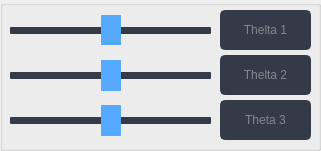
   <widget class="QGroupBox" name="groupBox_2">
    <property name="geometry">
     <rect>
      <x>10</x>
      <y>540</y>
      <width>321</width>
      <height>151</height>
     </rect>
    </property>
    <property name="font">
     <font>
      <family>Segoe UI</family>
     </font>
    </property>
    <property name="styleSheet">
     <string notr="true">QGroupBox{border:2px solid gray;border-radius:5px;margin-top: 1ex;color: ;background-color: transparent;} QGroupBox::title{subcontrol-origin: margin;subcontrol-position:top left;padding:0 3px;}
color: rgb(0, 0, 0);
font: 12pt &quot;Segoe UI&quot;;</string>
    </property>
    <property name="title">
     <string/>
    </property>
    <widget class="QLineEdit" name="the1_set">
     <property name="geometry">
      <rect>
       <x>220</x>
       <y>10</y>
       <width>91</width>
       <height>40</height>
      </rect>
     </property>
     <property name="minimumSize">
      <size>
       <width>0</width>
       <height>30</height>
      </size>
     </property>
     <property name="palette">
      <palette>
       <active>
        <colorrole role="WindowText">
         <brush brushstyle="SolidPattern">
          <color alpha="255">
           <red>210</red>
           <green>210</green>
           <blue>210</blue>
          </color>
         </brush>
        </colorrole>
        <colorrole role="Button">
         <brush brushstyle="SolidPattern">
          <color alpha="255">
           <red>52</red>
           <green>59</green>
           <blue>72</blue>
          </color>
         </brush>
        </colorrole>
        <colorrole role="Text">
         <brush brushstyle="SolidPattern">
          <color alpha="255">
           <red>210</red>
           <green>210</green>
           <blue>210</blue>
          </color>
         </brush>
        </colorrole>
        <colorrole role="ButtonText">
         <brush brushstyle="SolidPattern">
          <color alpha="255">
           <red>210</red>
           <green>210</green>
           <blue>210</blue>
          </color>
         </brush>
        </colorrole>
        <colorrole role="Base">
         <brush brushstyle="SolidPattern">
          <color alpha="255">
           <red>52</red>
           <green>59</green>
           <blue>72</blue>
          </color>
         </brush>
        </colorrole>
        <colorrole role="Window">
         <brush brushstyle="SolidPattern">
          <color alpha="255">
           <red>52</red>
           <green>59</green>
           <blue>72</blue>
          </color>
         </brush>
        </colorrole>
       </active>
       <inactive>
        <colorrole role="WindowText">
         <brush brushstyle="SolidPattern">
          <color alpha="255">
           <red>210</red>
           <green>210</green>
           <blue>210</blue>
          </color>
         </brush>
        </colorrole>
        <colorrole role="Button">
         <brush brushstyle="SolidPattern">
          <color alpha="255">
           <red>52</red>
           <green>59</green>
           <blue>72</blue>
          </color>
         </brush>
        </colorrole>
        <colorrole role="Text">
         <brush brushstyle="SolidPattern">
          <color alpha="255">
           <red>210</red>
           <green>210</green>
           <blue>210</blue>
          </color>
         </brush>
        </colorrole>
        <colorrole role="ButtonText">
         <brush brushstyle="SolidPattern">
          <color alpha="255">
           <red>210</red>
           <green>210</green>
           <blue>210</blue>
          </color>
         </brush>
        </colorrole>
        <colorrole role="Base">
         <brush brushstyle="SolidPattern">
          <color alpha="255">
           <red>52</red>
           <green>59</green>
           <blue>72</blue>
          </color>
         </brush>
        </colorrole>
        <colorrole role="Window">
         <brush brushstyle="SolidPattern">
          <color alpha="255">
           <red>52</red>
           <green>59</green>
           <blue>72</blue>
          </color>
         </brush>
        </colorrole>
       </inactive>
       <disabled>
        <colorrole role="WindowText">
         <brush brushstyle="SolidPattern">
          <color alpha="255">
           <red>210</red>
           <green>210</green>
           <blue>210</blue>
          </color>
         </brush>
        </colorrole>
        <colorrole role="Button">
         <brush brushstyle="SolidPattern">
          <color alpha="255">
           <red>52</red>
           <green>59</green>
           <blue>72</blue>
          </color>
         </brush>
        </colorrole>
        <colorrole role="Text">
         <brush brushstyle="SolidPattern">
          <color alpha="255">
           <red>210</red>
           <green>210</green>
           <blue>210</blue>
          </color>
         </brush>
        </colorrole>
        <colorrole role="ButtonText">
         <brush brushstyle="SolidPattern">
          <color alpha="255">
           <red>210</red>
           <green>210</green>
           <blue>210</blue>
          </color>
         </brush>
        </colorrole>
        <colorrole role="Base">
         <brush brushstyle="SolidPattern">
          <color alpha="255">
           <red>52</red>
           <green>59</green>
           <blue>72</blue>
          </color>
         </brush>
        </colorrole>
        <colorrole role="Window">
         <brush brushstyle="SolidPattern">
          <color alpha="255">
           <red>52</red>
           <green>59</green>
           <blue>72</blue>
          </color>
         </brush>
        </colorrole>
       </disabled>
      </palette>
     </property>
     <property name="font">
      <font>
       <family>Segoe UI</family>
       <pointsize>9</pointsize>
      </font>
     </property>
     <property name="styleSheet">
      <string notr="true">QLineEdit {
	background-color: rgb(52, 59, 72);
	border-radius: 5px;
	border: 2px solid rgb(52, 59, 72);
}
QLineEdit:hover {
	border: 2px solid rgb(64, 71, 88);
	background-color:rgb(27, 29, 35);
}
QLineEdit:focus {
	border: 2px solid rgb(91, 101, 124);
}</string>
     </property>
     <property name="text">
      <string/>
     </property>
     <property name="alignment">
      <set>Qt::AlignCenter</set>
     </property>
     <property name="readOnly">
      <bool>false</bool>
     </property>
     <property name="placeholderText">
      <string>Thelta 1</string>
     </property>
    </widget>
    <widget class="QLineEdit" name="the2_set">
     <property name="geometry">
      <rect>
       <x>220</x>
       <y>55</y>
       <width>91</width>
       <height>40</height>
      </rect>
     </property>
     <property name="minimumSize">
      <size>
       <width>0</width>
       <height>30</height>
      </size>
     </property>
     <property name="palette">
      <palette>
       <active>
        <colorrole role="WindowText">
         <brush brushstyle="SolidPattern">
          <color alpha="255">
           <red>210</red>
           <green>210</green>
           <blue>210</blue>
          </color>
         </brush>
        </colorrole>
        <colorrole role="Button">
         <brush brushstyle="SolidPattern">
          <color alpha="255">
           <red>52</red>
           <green>59</green>
           <blue>72</blue>
          </color>
         </brush>
        </colorrole>
        <colorrole role="Text">
         <brush brushstyle="SolidPattern">
          <color alpha="255">
           <red>210</red>
           <green>210</green>
           <blue>210</blue>
          </color>
         </brush>
        </colorrole>
        <colorrole role="ButtonText">
         <brush brushstyle="SolidPattern">
          <color alpha="255">
           <red>210</red>
           <green>210</green>
           <blue>210</blue>
          </color>
         </brush>
        </colorrole>
        <colorrole role="Base">
         <brush brushstyle="SolidPattern">
          <color alpha="255">
           <red>52</red>
           <green>59</green>
           <blue>72</blue>
          </color>
         </brush>
        </colorrole>
        <colorrole role="Window">
         <brush brushstyle="SolidPattern">
          <color alpha="255">
           <red>52</red>
           <green>59</green>
           <blue>72</blue>
          </color>
         </brush>
        </colorrole>
       </active>
       <inactive>
        <colorrole role="WindowText">
         <brush brushstyle="SolidPattern">
          <color alpha="255">
           <red>210</red>
           <green>210</green>
           <blue>210</blue>
          </color>
         </brush>
        </colorrole>
        <colorrole role="Button">
         <brush brushstyle="SolidPattern">
          <color alpha="255">
           <red>52</red>
           <green>59</green>
           <blue>72</blue>
          </color>
         </brush>
        </colorrole>
        <colorrole role="Text">
         <brush brushstyle="SolidPattern">
          <color alpha="255">
           <red>210</red>
           <green>210</green>
           <blue>210</blue>
          </color>
         </brush>
        </colorrole>
        <colorrole role="ButtonText">
         <brush brushstyle="SolidPattern">
          <color alpha="255">
           <red>210</red>
           <green>210</green>
           <blue>210</blue>
          </color>
         </brush>
        </colorrole>
        <colorrole role="Base">
         <brush brushstyle="SolidPattern">
          <color alpha="255">
           <red>52</red>
           <green>59</green>
           <blue>72</blue>
          </color>
         </brush>
        </colorrole>
        <colorrole role="Window">
         <brush brushstyle="SolidPattern">
          <color alpha="255">
           <red>52</red>
           <green>59</green>
           <blue>72</blue>
          </color>
         </brush>
        </colorrole>
       </inactive>
       <disabled>
        <colorrole role="WindowText">
         <brush brushstyle="SolidPattern">
          <color alpha="255">
           <red>210</red>
           <green>210</green>
           <blue>210</blue>
          </color>
         </brush>
        </colorrole>
        <colorrole role="Button">
         <brush brushstyle="SolidPattern">
          <color alpha="255">
           <red>52</red>
           <green>59</green>
           <blue>72</blue>
          </color>
         </brush>
        </colorrole>
        <colorrole role="Text">
         <brush brushstyle="SolidPattern">
          <color alpha="255">
           <red>210</red>
           <green>210</green>
           <blue>210</blue>
          </color>
         </brush>
        </colorrole>
        <colorrole role="ButtonText">
         <brush brushstyle="SolidPattern">
          <color alpha="255">
           <red>210</red>
           <green>210</green>
           <blue>210</blue>
          </color>
         </brush>
        </colorrole>
        <colorrole role="Base">
         <brush brushstyle="SolidPattern">
          <color alpha="255">
           <red>52</red>
           <green>59</green>
           <blue>72</blue>
          </color>
         </brush>
        </colorrole>
        <colorrole role="Window">
         <brush brushstyle="SolidPattern">
          <color alpha="255">
           <red>52</red>
           <green>59</green>
           <blue>72</blue>
          </color>
         </brush>
        </colorrole>
       </disabled>
      </palette>
     </property>
     <property name="font">
      <font>
       <family>Segoe UI</family>
       <pointsize>9</pointsize>
      </font>
     </property>
     <property name="styleSheet">
      <string notr="true">QLineEdit {
	background-color: rgb(52, 59, 72);
	border-radius: 5px;
	border: 2px solid rgb(52, 59, 72);
}
QLineEdit:hover {
	border: 2px solid rgb(64, 71, 88);
	background-color: rgb(27, 29, 35);
}
QLineEdit:focus {
	border: 2px solid rgb(91, 101, 124);
}</string>
     </property>
     <property name="text">
      <string/>
     </property>
     <property name="alignment">
      <set>Qt::AlignCenter</set>
     </property>
     <property name="readOnly">
      <bool>false</bool>
     </property>
     <property name="placeholderText">
      <string>Thelta 2</string>
     </property>
    </widget>
    <widget class="QLineEdit" name="the3_set">
     <property name="geometry">
      <rect>
       <x>220</x>
       <y>100</y>
       <width>91</width>
       <height>40</height>
      </rect>
     </property>
     <property name="minimumSize">
      <size>
       <width>0</width>
       <height>30</height>
      </size>
     </property>
     <property name="palette">
      <palette>
       <active>
        <colorrole role="WindowText">
         <brush brushstyle="SolidPattern">
          <color alpha="255">
           <red>210</red>
           <green>210</green>
           <blue>210</blue>
          </color>
         </brush>
        </colorrole>
        <colorrole role="Button">
         <brush brushstyle="SolidPattern">
          <color alpha="255">
           <red>52</red>
           <green>59</green>
           <blue>72</blue>
          </color>
         </brush>
        </colorrole>
        <colorrole role="Text">
         <brush brushstyle="SolidPattern">
          <color alpha="255">
           <red>210</red>
           <green>210</green>
           <blue>210</blue>
          </color>
         </brush>
        </colorrole>
        <colorrole role="ButtonText">
         <brush brushstyle="SolidPattern">
          <color alpha="255">
           <red>210</red>
           <green>210</green>
           <blue>210</blue>
          </color>
         </brush>
        </colorrole>
        <colorrole role="Base">
         <brush brushstyle="SolidPattern">
          <color alpha="255">
           <red>52</red>
           <green>59</green>
           <blue>72</blue>
          </color>
         </brush>
        </colorrole>
        <colorrole role="Window">
         <brush brushstyle="SolidPattern">
          <color alpha="255">
           <red>52</red>
           <green>59</green>
           <blue>72</blue>
          </color>
         </brush>
        </colorrole>
       </active>
       <inactive>
        <colorrole role="WindowText">
         <brush brushstyle="SolidPattern">
          <color alpha="255">
           <red>210</red>
           <green>210</green>
           <blue>210</blue>
          </color>
         </brush>
        </colorrole>
        <colorrole role="Button">
         <brush brushstyle="SolidPattern">
          <color alpha="255">
           <red>52</red>
           <green>59</green>
           <blue>72</blue>
          </color>
         </brush>
        </colorrole>
        <colorrole role="Text">
         <brush brushstyle="SolidPattern">
          <color alpha="255">
           <red>210</red>
           <green>210</green>
           <blue>210</blue>
          </color>
         </brush>
        </colorrole>
        <colorrole role="ButtonText">
         <brush brushstyle="SolidPattern">
          <color alpha="255">
           <red>210</red>
           <green>210</green>
           <blue>210</blue>
          </color>
         </brush>
        </colorrole>
        <colorrole role="Base">
         <brush brushstyle="SolidPattern">
          <color alpha="255">
           <red>52</red>
           <green>59</green>
           <blue>72</blue>
          </color>
         </brush>
        </colorrole>
        <colorrole role="Window">
         <brush brushstyle="SolidPattern">
          <color alpha="255">
           <red>52</red>
           <green>59</green>
           <blue>72</blue>
          </color>
         </brush>
        </colorrole>
       </inactive>
       <disabled>
        <colorrole role="WindowText">
         <brush brushstyle="SolidPattern">
          <color alpha="255">
           <red>210</red>
           <green>210</green>
           <blue>210</blue>
          </color>
         </brush>
        </colorrole>
        <colorrole role="Button">
         <brush brushstyle="SolidPattern">
          <color alpha="255">
           <red>52</red>
           <green>59</green>
           <blue>72</blue>
          </color>
         </brush>
        </colorrole>
        <colorrole role="Text">
         <brush brushstyle="SolidPattern">
          <color alpha="255">
           <red>210</red>
           <green>210</green>
           <blue>210</blue>
          </color>
         </brush>
        </colorrole>
        <colorrole role="ButtonText">
         <brush brushstyle="SolidPattern">
          <color alpha="255">
           <red>210</red>
           <green>210</green>
           <blue>210</blue>
          </color>
         </brush>
        </colorrole>
        <colorrole role="Base">
         <brush brushstyle="SolidPattern">
          <color alpha="255">
           <red>52</red>
           <green>59</green>
           <blue>72</blue>
          </color>
         </brush>
        </colorrole>
        <colorrole role="Window">
         <brush brushstyle="SolidPattern">
          <color alpha="255">
           <red>52</red>
           <green>59</green>
           <blue>72</blue>
          </color>
         </brush>
        </colorrole>
       </disabled>
      </palette>
     </property>
     <property name="font">
      <font>
       <family>Segoe UI</family>
       <pointsize>9</pointsize>
      </font>
     </property>
     <property name="styleSheet">
      <string notr="true">QLineEdit {
	background-color: rgb(52, 59, 72);
	border-radius: 5px;
	border: 2px solid rgb(52, 59, 72);
}
QLineEdit:hover {
	border: 2px solid rgb(64, 71, 88);
	background-color:rgb(27, 29, 35);
}
QLineEdit:focus {
	border: 2px solid rgb(91, 101, 124);
}</string>
     </property>
     <property name="text">
      <string/>
     </property>
     <property name="alignment">
      <set>Qt::AlignCenter</set>
     </property>
     <property name="readOnly">
      <bool>false</bool>
     </property>
     <property name="placeholderText">
      <string>Theta 3</string>
     </property>
    </widget>
    <widget class="QSlider" name="the1_adjust">
     <property name="geometry">
      <rect>
       <x>10</x>
       <y>15</y>
       <width>201</width>
       <height>30</height>
      </rect>
     </property>
     <property name="sizePolicy">
      <sizepolicy hsizetype="Expanding" vsizetype="Expanding">
       <horstretch>0</horstretch>
       <verstretch>0</verstretch>
      </sizepolicy>
     </property>
     <property name="minimumSize">
      <size>
       <width>30</width>
       <height>30</height>
      </size>
     </property>
     <property name="styleSheet">
      <string notr="true">/* QSlider --------------------------------------  */
QSlider::groove:horizontal {
    border-radius: 1px;
    height: 7px;
    margin: 0px;
    background-color:  rgb(52, 59, 72);
}
QSlider::groove:horizontal:hover {
    background-color:  rgb(22, 22, 22);
}
QSlider::handle:horizontal {
    background-color: rgb(85, 170, 255);
    border: none;
    height: 20px;
    width: 20px;
    margin: -20px 0;
    border-radius: 10px;
    padding: -10px 0px;
}
QSlider::handle:horizontal:hover {
    background-color: rgb(155, 180, 255);
}
QSlider::handle:horizontal:pressed {
    background-color: rgb(155, 180, 255);
}</string>
     </property>
     <property name="minimum">
      <number>-180</number>
     </property>
     <property name="maximum">
      <number>180</number>
     </property>
     <property name="pageStep">
      <number>1</number>
     </property>
     <property name="orientation">
      <enum>Qt::Horizontal</enum>
     </property>
     <property name="invertedAppearance">
      <bool>false</bool>
     </property>
     <property name="invertedControls">
      <bool>false</bool>
     </property>
     <property name="tickPosition">
      <enum>QSlider::NoTicks</enum>
     </property>
     <property name="tickInterval">
      <number>1</number>
     </property>
    </widget>
    <widget class="QSlider" name="the2_adjust">
     <property name="geometry">
      <rect>
       <x>10</x>
       <y>60</y>
       <width>201</width>
       <height>31</height>
      </rect>
     </property>
     <property name="sizePolicy">
      <sizepolicy hsizetype="Expanding" vsizetype="Expanding">
       <horstretch>0</horstretch>
       <verstretch>0</verstretch>
      </sizepolicy>
     </property>
     <property name="minimumSize">
      <size>
       <width>30</width>
       <height>30</height>
      </size>
     </property>
     <property name="styleSheet">
      <string notr="true">/* QSlider --------------------------------------  */
QSlider::groove:horizontal {
    border-radius: 1px;
    height: 7px;
    margin: 0px;
    background-color: rgb(52, 59, 72);
}
QSlider::groove:horizontal:hover {
    background-color:rgb(0, 0, 0);
}
QSlider::handle:horizontal {
    background-color: rgb(85, 170, 255);
    border: none;
    height: 20px;
    width: 20px;
    margin: -20px 0;
    border-radius: 10px;
    padding: -10px 0px;
}
QSlider::handle:horizontal:hover {
    background-color: rgb(155, 180, 255);
}
QSlider::handle:horizontal:pressed {
    background-color:  rgb(155, 180, 255);
}</string>
     </property>
     <property name="minimum">
      <number>-180</number>
     </property>
     <property name="maximum">
      <number>180</number>
     </property>
     <property name="pageStep">
      <number>1</number>
     </property>
     <property name="orientation">
      <enum>Qt::Horizontal</enum>
     </property>
     <property name="invertedAppearance">
      <bool>false</bool>
     </property>
     <property name="invertedControls">
      <bool>false</bool>
     </property>
     <property name="tickPosition">
      <enum>QSlider::TicksBelow</enum>
     </property>
     <property name="tickInterval">
      <number>1</number>
     </property>
    </widget>
    <widget class="QSlider" name="the3_adjust">
     <property name="geometry">
      <rect>
       <x>10</x>
       <y>105</y>
       <width>201</width>
       <height>31</height>
      </rect>
     </property>
     <property name="sizePolicy">
      <sizepolicy hsizetype="Expanding" vsizetype="Expanding">
       <horstretch>0</horstretch>
       <verstretch>0</verstretch>
      </sizepolicy>
     </property>
     <property name="minimumSize">
      <size>
       <width>30</width>
       <height>30</height>
      </size>
     </property>
     <property name="styleSheet">
      <string notr="true">/* QSlider --------------------------------------  */
QSlider::groove:horizontal {
    border-radius: 1px;
    height: 7px;
    margin: 0px;
    background-color: rgb(52, 59, 72);
}
QSlider::groove:horizontal:hover {
    background-color: rgb(0, 0, 0);
}
QSlider::handle:horizontal {
    background-color: rgb(85, 170, 255);
    border: none;
    height: 20px;
    width: 20px;
    margin: -20px 0;
    border-radius: 10px;
    padding: -10px 0px;
}
QSlider::handle:horizontal:hover {
    background-color: rgb(155, 180, 255);
}
QSlider::handle:horizontal:pressed {
    background-color: rgb(155, 180, 255);
}</string>
     </property>
     <property name="minimum">
      <number>-180</number>
     </property>
     <property name="maximum">
      <number>180</number>
     </property>
     <property name="pageStep">
      <number>1</number>
     </property>
     <property name="orientation">
      <enum>Qt::Horizontal</enum>
     </property>
     <property name="invertedAppearance">
      <bool>false</bool>
     </property>
     <property name="invertedControls">
      <bool>false</bool>
     </property>
     <property name="tickPosition">
      <enum>QSlider::TicksBelow</enum>
     </property>
     <property name="tickInterval">
      <number>1</number>
     </property>
    </widget>
   </widget>
